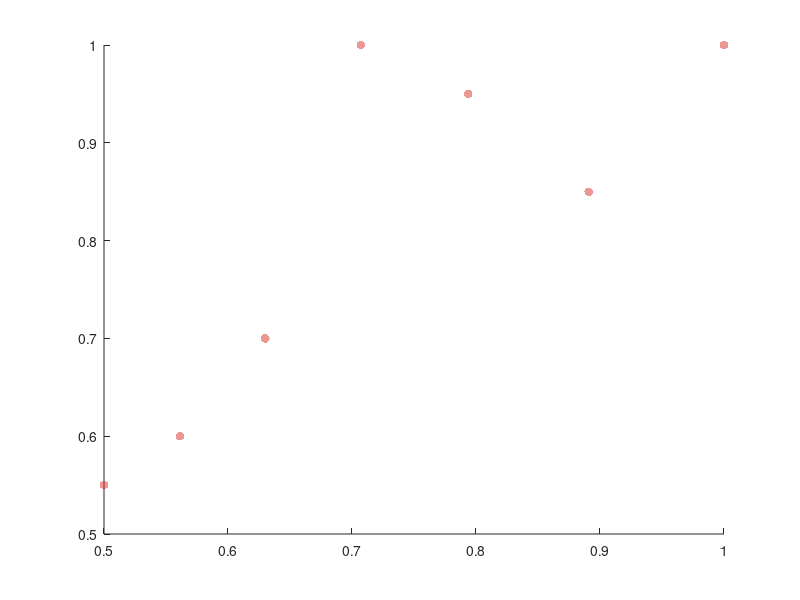

MATLAB code to generate this figure: (Note: this script raises an error after producing the figure.)
%% discrimination task: parameter fitting
% This script obtains visual JND at 75% accuracy. 

% In data-cleaning, it extracts two key outputs:
% r_org :  this matrix has a size of length(s_unique) x numTrials
% respCount: this matrix has the size of 2(type of response, 1 =
% standard-more, 2 = comparison more) x length(s_unique)

% In fitting, we used log_weibull to fit volume in log scale, fit the PMF use
% fmincon for 1e3 times and chose the best-fitting parameters based on the
% smallest nLL.

% Data were then bootsrapped for 1e3 times to calculate the CI of
% parameters.

% In plotting, we plotted the raw data, the fitted PMF with the
% best-fitting parameters, and errorbars(?)

clear all; close all; clc;

%% clean raw data
load('discrimination_sub99_V.mat')

levels = ExpInfo.VolumeRange;
s_unique = levels; % unique SOA levels

% convert response from "which order is more" to "standard(1) or comparison(2) is
% more"
trialType = {[1,2];[2,1]}; % 1 = standard first; 2 = comparison first
cbTrials = reshape([trialType{ExpInfo.counterbalance}],2, [])';
for t = 1:ExpInfo.numTotalTrials
    RespComp(t) = cbTrials(t, Response.more(t)); % 1 = chose standard more; 2 = chose comparison more
end

% organize response based on intensity level
for i = 1:length(levels)
    iLevel = levels(i);
    iResp = RespComp(AudInfo.shuffledIntensity == iLevel);
    r_org(i,:) = iResp; % this matrix has a size of length(s_unique) x numTrials
    for j = unique(RespComp) % 1 = chose standard more; 2 = chose comparison more
        respCount(j,i) = sum(iResp == j);
    end
end
pResp = respCount/ExpInfo.numTrials;

% plot raw data
cMAP = [215,48,39; 252,141,89; 254,224,144; 24,243,248; 145,191,219; 69,117,180]./255;
f1 = figure; hold on
l1 = scatter(s_unique, pResp(2,:),40,'MarkerFaceColor', cMAP(1,:),...
        'MarkerEdgeAlpha', 0, 'MarkerFaceAlpha',0.5); 
  
%% define psychometric function

% define PMF
% PF_cumGaussian = @(x, gamma, lambda, mu, sig) gamma + (1 - lambda - gamma).* normcdf(x, mu, sig);
PF_weibull = @(x, gamma, lambda, alpha, beta) gamma + (1 - lambda - gamma).* (1 - exp( -(x./alpha).^beta));
% PF_log_weibull = @(x, gamma, lambda, alpha, beta) gamma + (1 - lambda - gamma).* (1 - exp(-10.^(beta.*(x-alpha))));

% check PMF with arbiturary parameters
% int_finer = linspace(s_unique(1), s_unique(end), 1000);
% P =[0.5, 0.05, 0.7, 4];
% P_comp_more = PF_log_weibull(int_finer, P(1), P(2), P(3), P(4));
% figure; hold on
% plot(int_finer, P_comp_more)
% ylim([0.5 1.0])
% ylabel('proportion of perceiving comparison stimulus longer')
% xlabel('comparison volumn')
% xticks(round(levels,2))

%% define cost function

% set parameters
nT_compMore = respCount(2,:); % number of comparison stimulus more responses for each level
nT_standardMore = respCount(1,:); % number of standard stimulus more responses for each level
numTrials = ExpInfo.numTrials;

% nLL cost function
nLL = @(p) -nT_compMore * log(PF_weibull(s_unique, p(1), p(2), p(3), p(4)))'...
    -nT_standardMore * log(1 - PF_weibull(s_unique, p(1), p(2), p(3), p(4)))';

% set lower and upper bounds
lb      = [0.5, 0, 0.5, 0];
ub      = [0.5, 0.06, 1, 4];

% choose random initial values for 1e3 times
for i = 1:1e3
    init(i,:)    = rand(1,length(lb)).*(ub-lb) + lb;
    %You can also define how many times you want MATLAB to search
    options = optimoptions(@fmincon,'MaxIterations',1e5,'Display','off');
    
    %fmincon returns best-fitting parameters that minimize the cost function as
    %well as the corresponding value for the cost function (in this case, the
    %negative log likelihood)
    [estP(i,:), min_NLL(i)] = fmincon(nLL, init(i,:),[],[],[],[],lb,ub,[],options);
end

% use the best-fitting parameters with the smallest NLL among 1e3 fittings
[value idx] = min(min_NLL);
bestP = estP(idx,:);
disp(bestP) % check if bestP lies in the bounds reasonably

%% bootstrap to obtain error bars

% definee bounds for each parameter: gamma, lambda, alpha, beta
b_lb = [ 0, 0, 0, 0];
b_ub = [1, 0.06, 1, 10];
b_init = rand(1,length(b_lb)).*(b_ub-b_lb) + b_lb;
b_options = optimoptions(@fmincon,'MaxIterations',1e5,'Display','off');

numBtst = 1e3;
[estP_btst, minNLL, lb_95CI, ub_95CI, nT_compMore_slc] = BootstrapDiscrimination...
    (s_unique, r_org, numTrials, numBtst, PF_weibull, b_lb, b_ub, b_options);

% % compute 95% CI for bootstrapped comparison-more response at each intensity
% % level
% for j = 1:length(s_unique)
%     [CI_lb(j), CI_ub(j), eb(j)] = get95CI(nT_compMore_slc(:,j));
% end

%% plot with best-fitting parameter
figure(f1); hold on
set(gca,'FontSize',15,'linewidth',2)
int_finer = linspace(s_unique(1), s_unique(end), 1000);
P = bestP;
P_comp_more = PF_log_weibull(int_finer, P(1), P(2), P(3), P(4));
l2 = plot(int_finer, P_comp_more,  'Color', cMAP(1,:), 'LineWidth',3);
% errorbar(s_unique, pResp(2,:), eb, 'Color', cMAP(1,:),'MarkerSize',4, 'LineWidth',1); 
%  look better
ylim([0.4 1.0])
ylabel('p(comparison longer)')
xlabel('comparison volume')
title('visual JND')
xticks(round(levels,2))
legend([l1, l2],{'data','fit'},'Location','northwest')

%% obtain JND at x.75
[value idx]  = min(abs(P_comp_more - 0.75));
x75 = int_finer(idx);